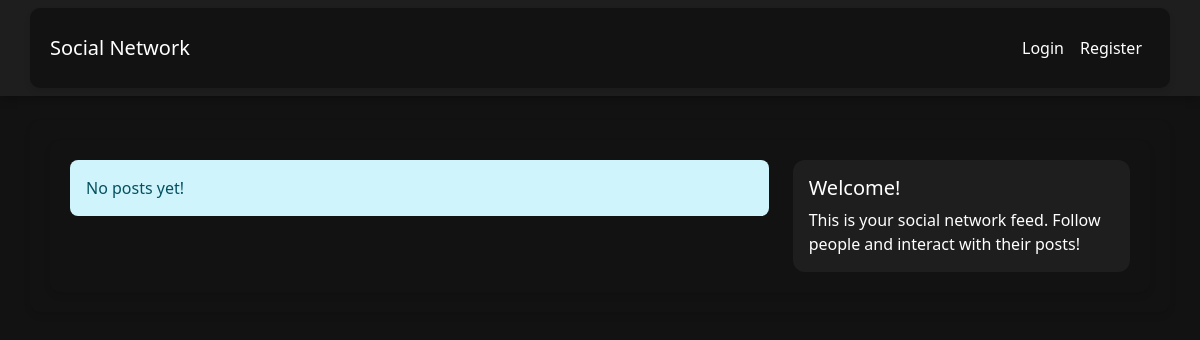
The app's page /, older data.
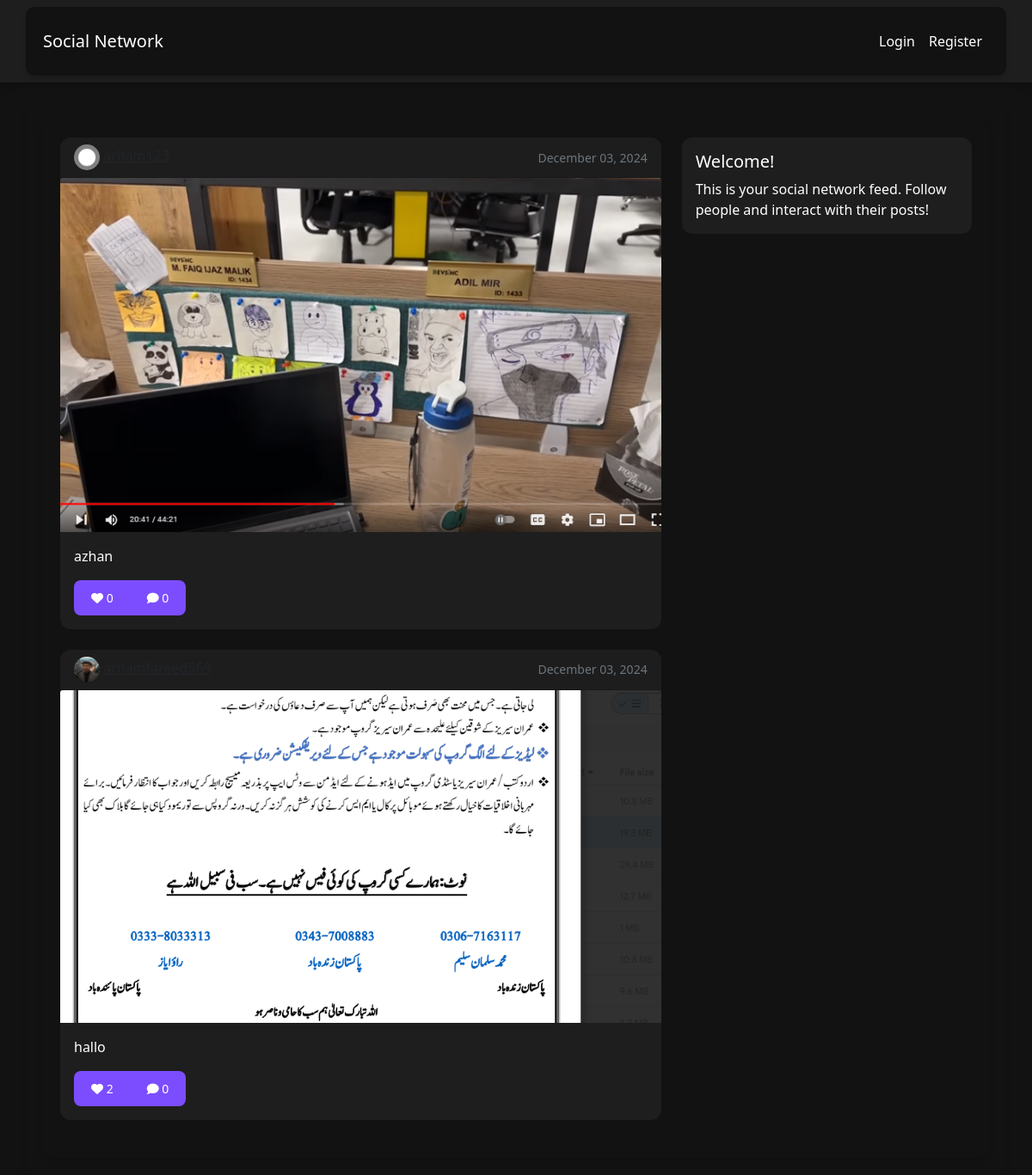
The same page, newer data.
### posts/models.py (models this page shows, shortened)
class Post(models.Model):
    content = models.TextField()
    date_posted = models.DateTimeField(default=timezone.now)
    author = models.ForeignKey(User, on_delete=models.CASCADE)
    image = models.ImageField(upload_to='post_images', blank=True, null=True)
    likes = models.ManyToManyField(User, related_name='liked_posts', blank=True)
    class Meta:
        ordering = ['-date_posted']

### users/models.py (models this page shows, shortened)
class Profile(models.Model):
    user = models.OneToOneField(User, on_delete=models.CASCADE)
    avatar = models.ImageField(default='default.jpg', upload_to='profile_pics')
    bio = models.TextField(max_length=500, blank=True)
    following = models.ManyToManyField('self', symmetrical=False, related_name='followers', blank=True)

### posts/views.py (the view)
# urls.py: path('', views.home, name='home'),
def home(request):
    posts = Post.objects.all()
    return render(request, 'posts/home.html', {'posts': posts})

### templates/posts/home.html (shortened to what this page needs)
{% extends "base.html" %}
{% block content %}
    <div class="container">
        <div class="row">
            <div class="col-md-8">
                {% for post in posts %}
                    <div class="card mb-4">
                        <div class="card-header">
                            <div class="d-flex justify-content-between align-items-center">
                                <div>
                                    <img src="{{ post.author.profile.avatar.url }}" class="rounded-circle mr-2" width="30" height="30">
                                    <a href="{% url 'profile' %}" class="text-dark">{{ post.author }}</a>
                                </div>
                                <small class="text-muted">{{ post.date_posted|date:"F d, Y" }}</small>
                            </div>
                        </div>
                        {% if post.image %}
                            <img src="{{ post.image.url }}" class="card-img-top" alt="Post image">
                        {% endif %}
                        <div class="card-body">
                            <p class="card-text">{{ post.content }}</p>
                            <div class="d-flex justify-content-between align-items-center">
                                <div class="btn-group">
                                    <button type="button" class="btn btn-sm btn-outline-primary like-btn" data-post-id="{{ post.id }}">
                                        <i class="fas fa-heart"></i> <span class="like-count">{{ post.likes.count }}</span>
                                    </button>
                                    <a href="{% url 'post-detail' post.id %}" class="btn btn-sm btn-outline-secondary">
                                        <i class="fas fa-comment"></i> {{ post.comments.count }}
                                    </a>
                                </div>
                            </div>
                        </div>
                    </div>
                {% empty %}
                    <div class="alert alert-info">No posts yet!</div>
                {% endfor %}
            </div>
            <div class="col-md-4">
                <div class="card">
                    <div class="card-body">
                        <h5 class="card-title">Welcome{% if user.is_authenticated %}, {{ user.username }}{% endif %}!</h5>
                        <p class="card-text">This is your social network feed. Follow people and interact with their posts!</p>
                    </div>
                </div>
            </div>
        </div>
    </div>
{% endblock %}

### templates/base.html (shortened to what this page needs)
<!DOCTYPE html>
<html lang="en" data-theme="dark">
<head>
    <link href="https://cdn.jsdelivr.net/npm/bootstrap@5.1.3/dist/css/bootstrap.min.css" rel="stylesheet">
    <link href="https://cdnjs.cloudflare.com/ajax/libs/font-awesome/6.0.0/css/all.min.css" rel="stylesheet">
</head>
<body>
    <nav class="navbar navbar-expand-lg navbar-dark bg-dark">
        <div class="container">
            <a class="navbar-brand" href="{% url 'home' %}">Social Network</a>
            <div class="collapse navbar-collapse" id="navbarNav">
                <ul class="navbar-nav ms-auto">
                    {% if user.is_authenticated %}
                        <li class="nav-item">
                            <a class="nav-link" href="{% url 'profile' %}">Profile</a>
                        </li>
                        <li class="nav-item">
                            <a class="nav-link" href="{% url 'chat' %}">Chat</a>
                        </li>
                        <li class="nav-item">
                            <a class="nav-link" href="{% url 'logout' %}">Logout</a>
                        </li>
                    {% else %}
                        <li class="nav-item">
                            <a class="nav-link" href="{% url 'login' %}">Login</a>
                        </li>
                        <li class="nav-item">
                            <a class="nav-link" href="{% url 'register' %}">Register</a>
                        </li>
                    {% endif %}
                </ul>
            </div>
        </div>
    </nav>
    <main class="container mt-4">
        {% block content %}
        {% endblock %}
    </main>
</body>
</html>

### templates/base.html (style rules this page uses)
:root { --bg-primary: #121212; --bg-secondary: #1e1e1e; --text-primary: #ffffff; --text-secondary: #b3b3b3; --accent-color: #7c4dff; --hover-color: #9969ff; --transition-speed: 0.3s; }
body { background-color: var(--bg-primary); color: var(--text-primary); transition: all var(--transition-speed) ease; }
.navbar { background-color: var(--bg-secondary) !important; box-shadow: 0 2px 10px rgba(0, 0, 0, 0.3); transition: all var(--transition-speed) ease; }
.navbar-brand, .nav-link { color: var(--text-primary) !important; transition: all var(--transition-speed) ease; position: relative; }
.nav-link::after { content: ''; position: absolute; width: 0; height: 2px; bottom: 0; left: 0; background-color: var(--accent-color); transition: width var(--transition-speed) ease; }
.container { background-color: var(--bg-primary); border-radius: 10px; padding: 20px; box-shadow: 0 4px 6px rgba(0, 0, 0, 0.1); }
.btn { background-color: var(--accent-color); border: none; border-radius: 8px; padding: 10px 20px; color: white; transition: all var(--transition-speed) ease; }
.card { background-color: var(--bg-secondary); border: none; border-radius: 12px; transition: all var(--transition-speed) ease; }

Row changes from the older to the newer data that the page shows:
added Post: author.profile.avatar (placeholder picture), date_posted "December 03, 2024", image (picture), content "azhan", likes.count "0", comments.count "0"
added Post: author.profile.avatar (picture), date_posted "December 03, 2024", image (picture), content "hallo", likes.count "2", comments.count "0"
Text that changed along with them:
text no longer shown: "No posts yet!"
